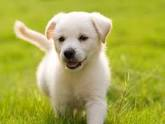
#> input picture Image Augmentation/images/dog/p.jpeg, 165 x 124 px
$ python train_images.py
#> lines starting #> are read from the running program, lines starting #| are printed output that depends on the picture
import os
from sklearn.preprocessing import LabelEncoder
from sklearn.model_selection import train_test_split
from sklearn.metrics import classification_report
from PIL import Image
from imutils import paths
import numpy as np
# from sklearn.tree import DecisionTreeClassifier
from sklearn.ensemble import RandomForestClassifier

np.random.seed(7)											# prevent different random number generation each run instance to compare models.
image_dir = 'images'

def extract_color_stats(image):
	# split the input image into its respective RGB color channels
	# and then create a feature vector with 6 values: the mean and
	# standard deviation for each of the 3 channels, respectively
	(R, G, B) = image.split()
	features = [np.mean(R), np.mean(G), np.mean(B), np.std(R),
		np.std(G), np.std(B)]

	# return our set of features
	return features


imagePaths = paths.list_images(image_dir)
data = []
labels = []


for imagePath in imagePaths:
	image = Image.open(imagePath)
#> image is the input picture: PIL image 165x124 RGB; mean R, G, B 169.9, 171.7, 75.6
	features = extract_color_stats(image)					# extract RBG channel feature
#> in extract_color_stats, `(R, G, B) = image.split()`:
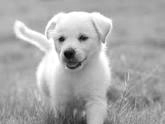
#> R: PIL image 165x124 L; min 5, max 255, mean 169.9
#> in extract_color_stats, `(R, G, B) = image.split()`:
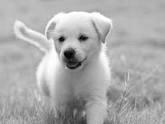
#> G: PIL image 165x124 L; min 0, max 255, mean 171.7
#> in extract_color_stats, `(R, G, B) = image.split()`:
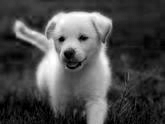
#> B: PIL image 165x124 L; min 0, max 255, mean 75.6
#> in extract_color_stats, `features = [np.mean(R), np.mean(G), np.mean(B), np.std(R), np.std(G), ..`: features = [169.9, 171.7, 75.59, 35.53, 34.33, 63.97]
#> features = [169.9, 171.7, 75.59, 35.53, 34.33, 63.97]
	data.append(features)

	label = imagePath.split(os.path.sep)[-2]
	labels.append(label)									# output class list
#> pass 2 of the loop `for imagePath in imagePaths:`:
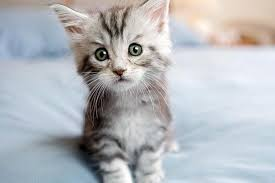
#> input picture Image Augmentation/images/cat/kitten.jpeg, 275 x 183 px
#> image is the input picture: PIL image 275x183 RGB; mean R, G, B 181.1, 184, 188.3
#> in extract_color_stats (call 2), `(R, G, B) = image.split()`:
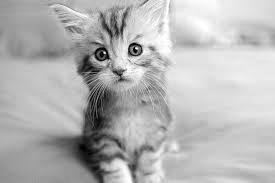
#> R: PIL image 275x183 L; min 0, max 255, mean 181.1
#> G: PIL image 275x183 L
#> in extract_color_stats (call 2), `(R, G, B) = image.split()`:
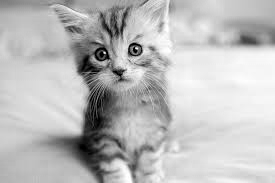
#> B: PIL image 275x183 L; min 0, max 255, mean 188.3
#> in extract_color_stats (call 2), `features = [np.mean(R), np.mean(G), np.mean(B), np.std(R), np.std(G), ..`: features = [181.1, 184, 188.3, 45.66, 46.9, 50.44]


le = LabelEncoder()
labels = le.fit_transform(labels)							# convert the string output class to numeric vector

(trainX, testX, trainY, testY) = train_test_split(data, labels,test_size=0.25)
#> trainX = [[181.1, 184, 188.3, 45.66, 46.9, 50.44]]; testX = [[169.9, 171.7, 75.59, 35.53, 34.33, 63.97]]; trainY = [0]; testY = [1]
model = RandomForestClassifier(n_estimators=100)
model.fit(trainX, trainY)									# classifier learns here
predictions = model.predict(testX)
#> predictions = [0]
print(model.score(testX, testY))							# get quality of fit
#| 0.0
print(classification_report(testY, predictions,target_names=le.classes_))
#|               precision    recall  f1-score   support
#|          cat       0.00      0.00      0.00       0.0
#|          dog       0.00      0.00      0.00       1.0
#|     accuracy                           0.00       1.0
#|    macro avg       0.00      0.00      0.00       1.0
#| weighted avg       0.00      0.00      0.00       1.0
